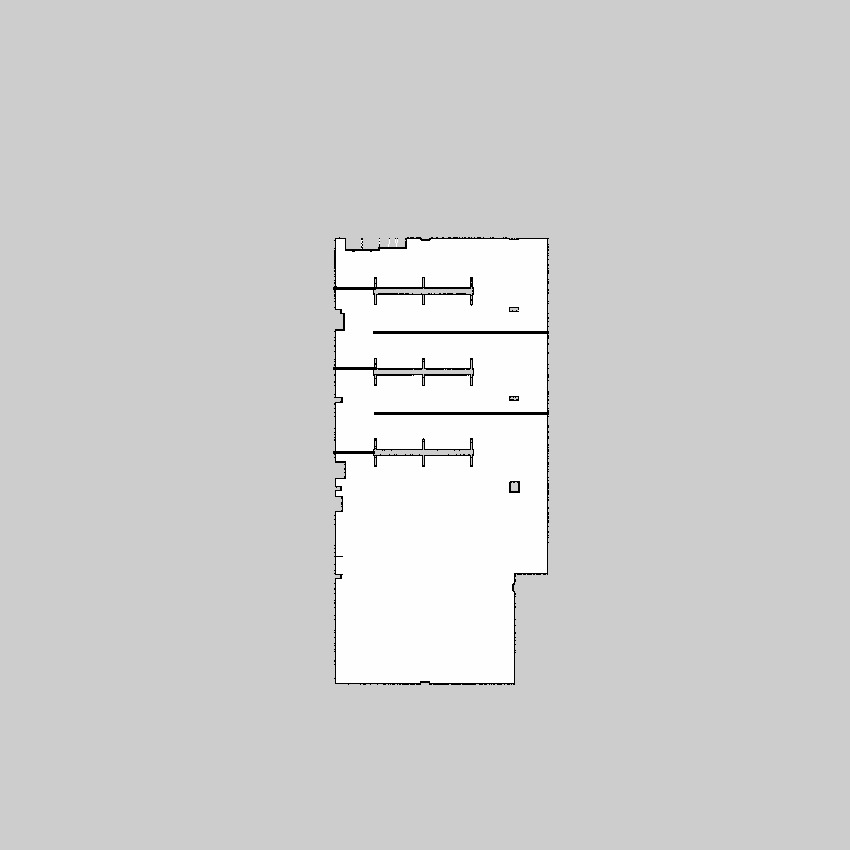
#> input picture Turtlebot2/src/maps/dilatation/maze.png, 850 x 850 px, found by its file name
$ python mapping.py
#> lines starting #> are read from the running program, lines starting #| are printed output that depends on the picture; after the words box and inside, x2 and y2 are one past the last pixel; in counts of white or black regions, pixels touching at a corner belong together
#from Ponto import Ponto, notInRetangule
import cv2 as cv
import cv2
import numpy as np
import matplotlib.pyplot as plt
from PIL import Image, ImageDraw

mapa_aux = cv.imread("/home/pedrolucas/pibiclaser/maps/dilatation/maze.png", 0)  # Imagem em escala de cinza
#> mapa_aux is the input picture: shape (850, 850); min 0, max 255, mean 209.3
# Mapa binario, todo valor maior que 0 vai ser levado a ser 255
ret, mapa_aux = cv.threshold(mapa_aux, 0, 255, cv.THRESH_BINARY_INV)
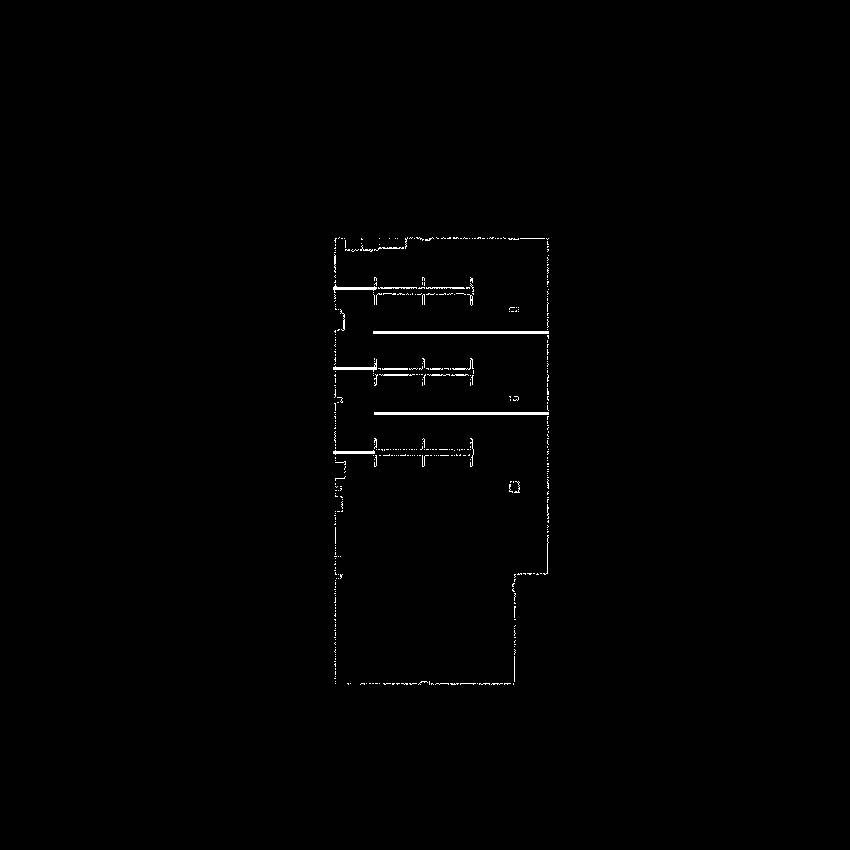
#> mapa_aux: shape (850, 850); 0.52% white in thin lines or dots, all inside (x1, y1, x2, y2) = (333, 237, 549, 685)
mapaBinario = mapa_aux


## cria a dilatação das bordas
kernel = np.ones((4, 4), np.uint8)
img_dilation = cv.dilate(mapaBinario, kernel, iterations=5)  #numero de vezes que eh feita a convolucao
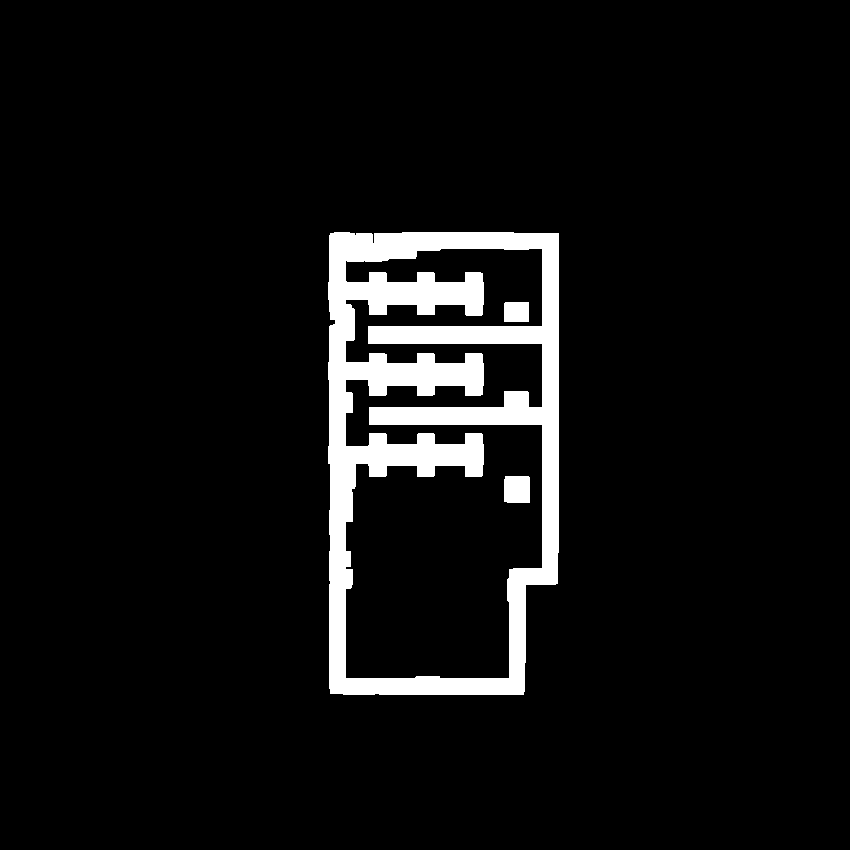
#> img_dilation: shape (850, 850); 6.2% white; 3 white regions, box (x1, y1, x2, y2) and area: (328, 232, 559, 695) 43359, (504, 476, 530, 503) 695, (504, 302, 529, 322) 499
imgplot = plt.imshow(img_dilation)

cv.imwrite('/home/pedrolucas/pibiclaser/maps/dilatation/dilatatedMaze.png', img_dilation)
